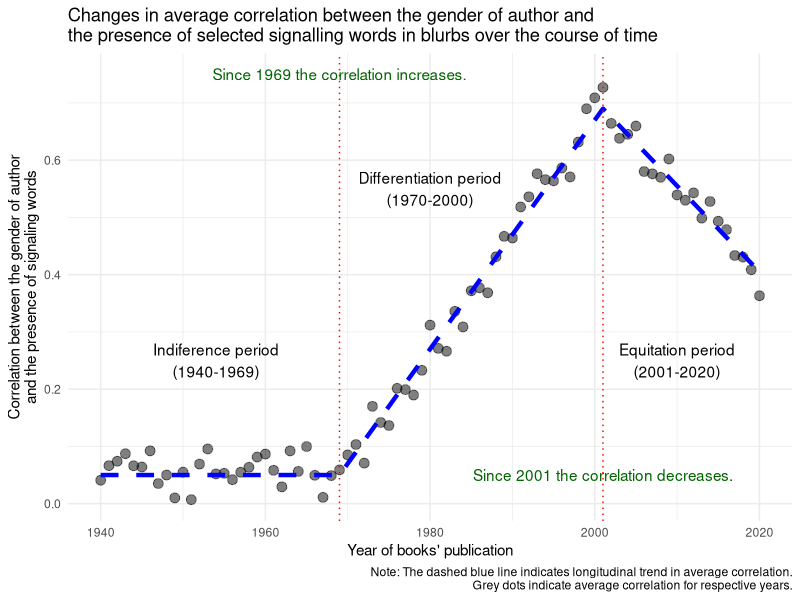

This figure's R source:
## ---- chunk 1
knitr::opts_chunk$set(echo = TRUE)
## ---- chunk 2
library(tibble)
library(ggplot2)
corrs = c(rep(0, 29), seq(0, 0.62, 0.02), seq(0.64, 0.355, -0.015))
df = tibble(years = 1940:2020, trend = corrs + 0.05, corrs = corrs + runif(81, 0, 0.1))

ggplot(data = df, aes(x = years, y = corrs)) +
  geom_point(size = 3, alpha = 0.5) +
  geom_line(aes(y = trend), color = 'blue', linetype = 2, size = 1.5 ) +
  geom_vline(xintercept = c(1969, 2001), color = "red", linetype = 3) +
  annotate("text", x = 1969, y = 0.75, label = "Since 1969 the correlation increases.", 
           color = "darkgreen") +
  annotate("text", x = 2001, y = 0.05, label = "Since 2001 the correlation decreases.", 
           color = "darkgreen") +
  annotate("text", x = 1954, y = 0.25, label = "Indiference period\n(1940-1969)") +
  annotate("text", x = 1980, y = 0.55, label = "Differentiation period\n(1970-2000)") +
  annotate("text", x = 2010, y = 0.25, label = "Equitation period\n(2001-2020)") +
  labs(title = "Changes in average correlation between the gender of author and
the presence of selected signalling words in blurbs over the course of time",
    x = "Year of books' publication", 
    y = "Correlation between the gender of author
and the presence of signaling words",
caption = "Note: The dashed blue line indicates longitudinal trend in average correlation.
Grey dots indicate average correlation for respective years.") +
  theme_minimal()
